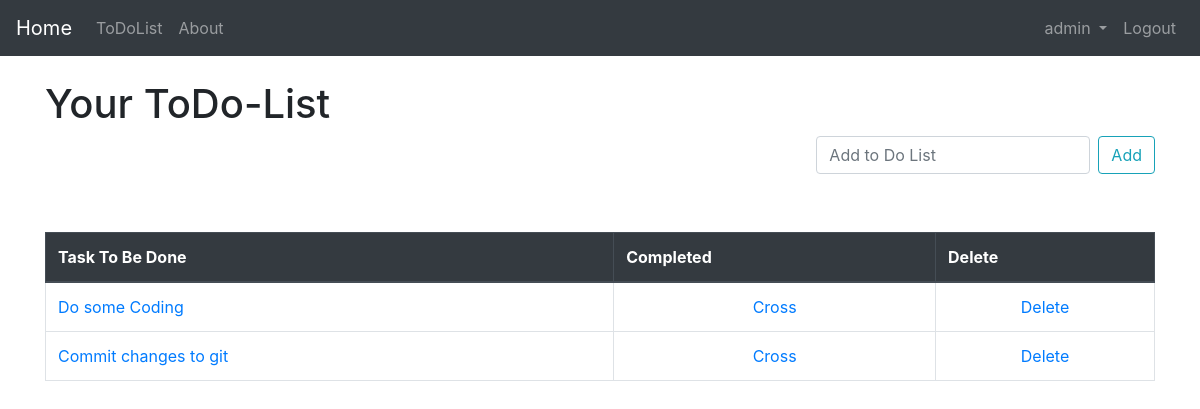
The page /list/ (signed in) on the database as committed earlier.
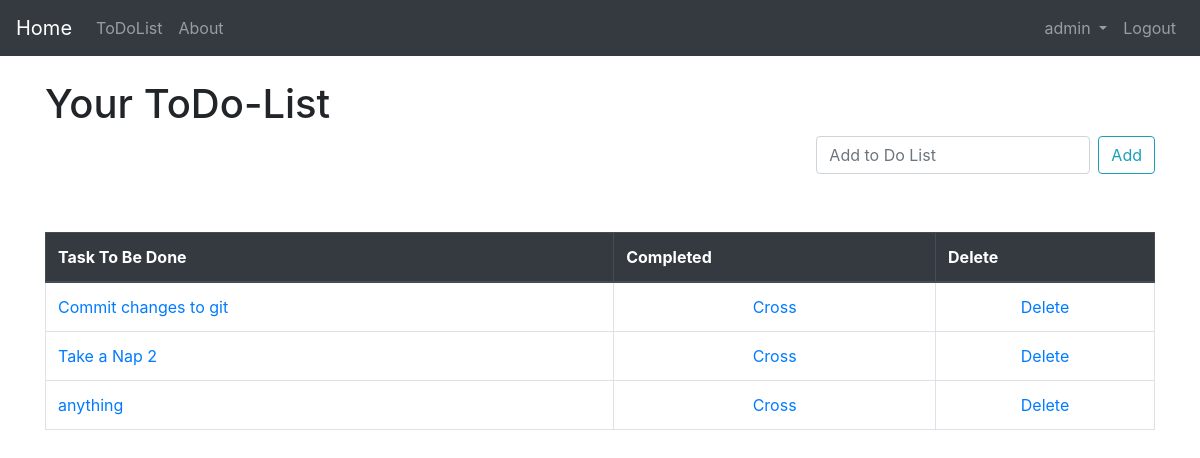
The same page on the database as committed later.
### todo_list/models.py (models this page shows, shortened)
class List(models.Model):
	user = models.ForeignKey(User, on_delete=models.CASCADE)
	item = models.CharField(max_length=200)
	completed = models.BooleanField(default=False)

### todo_list/views.py (the view)
# urls.py: path('list/',views.td_list, name='list'),
def td_list(request):
	if request.user.is_authenticated:
		if request.method == 'POST':
			form = List()
			form.item = request.POST.get("item")
			form.user = request.user
			if form:
				form.save()
				messages.success(request, 'Item Has been Added!')
				return redirect('list')
			else:
				messages.success(request,('Error Adding ! Please retry...'))
				messages.success(request,(form.errors))
				return redirect('list')
		else:
			name = request.user
			all_items = List.objects.filter(user=name.id)
			return render(request, 'list.html',{'all_items':all_items})
	else:
		messages.info(request, 'You must login first')
		return redirect('login')

### todo_list/templates/list.html (shortened to what this page needs)
{% extends 'base.html' %}
{% block content %}
<div class="container">
<br><h1>Your ToDo-List</h1>
	<div class="float-right">
    <form class="form-inline my-2 my-lg-0" method="POST">
      <input class="form-control mr-sm-2" type="search" placeholder="Add to Do List" aria-label="Search" name="item" required>
      <button class="btn btn-outline-info my-2 my-sm-0" type="submit">Add</button>
    </form>
    </div>
<br>
{% if all_items %}
	<br><br><br>
	<table class="table table-bordered">
		<thead class="thead-dark">
			<tr>
				<th scope="col">Task To Be Done</th>
				<th scope="col">Completed</th>
				<th scope="col">Delete</th>
	    	</tr>
	 	</thead>
	 <tbody>
	{% for things in all_items %}
		{% if things.completed %}
			<tr class="table-success">
				<td class="striker"><a href="{% url 'edit' things.id %}">{{ things.item }}</a> </td>
				<td><center><a href="{% url 'uncross' things.id %}">Uncross</a></center></td>
				<td><center><a href="{% url 'delete' things.id %}">Delete</a></center></td>
			</tr>
		{% else %}
			<tr>
				<td><a href="{% url 'edit' things.id %}">{{ things.item }}</a></td>
				<td><center><a href="{% url 'cross_off' things.id %}"> Cross</a></center></td>
				<td><center><a href="{% url 'delete' things.id %}">Delete</a></center></td>
			</tr>
		{% endif %}
	{% endfor %}
	</tbody>
	</table>
{% endif %}
</div>
{% endblock %}

### todo_list/templates/base.html (shortened to what this page needs)
{% load static %}
<!doctype html>
<html lang="en">
  <head>
    <link rel="stylesheet" href="https://stackpath.bootstrapcdn.com/bootstrap/4.5.0/css/bootstrap.min.css">
    <link rel="stylesheet" href="{% static 'css/my_style.css' %}" >
  </head>
  <body>
  	<nav class="navbar navbar-expand-md navbar-dark bg-dark">
  <a class="navbar-brand" href="{% url 'home' %}">Home</a>
  <div class="collapse navbar-collapse" id="navbarSupportedContent">
    <ul class="navbar-nav mr-auto">
      <li class="nav-item">
        <a class="nav-link" href="{% url 'list' %}">ToDoList</a>
      </li>
      <li class="nav-item">
        <a class="nav-link" href="{% url 'about' %}">About</a>
      </li>
    </ul>
    {% if user.is_authenticated %}
    <ul class="navbar-nav ml-auto">
      <li class="nav-item dropdown">
        <a class="nav-link dropdown-toggle" href="#" id="navbarDropdown" role="button" data-toggle="dropdown" aria-haspopup="true" aria-expanded="false">
          {{ user.username }}
        </a>
      </li>
      <li class="nav-item">
        <a class="nav-link" href="{% url 'logout' %}">Logout</a>
      </li>
    </ul>
    {% endif %}
    </div>
    </nav>
  	{% block content %}
	   {% endblock %}
  </body>
</html>

Rows that differ between the two databases and show on the page:
removed List: item "Do some Coding"
added List: item "Take a Nap 2"
added List: item "anything"
